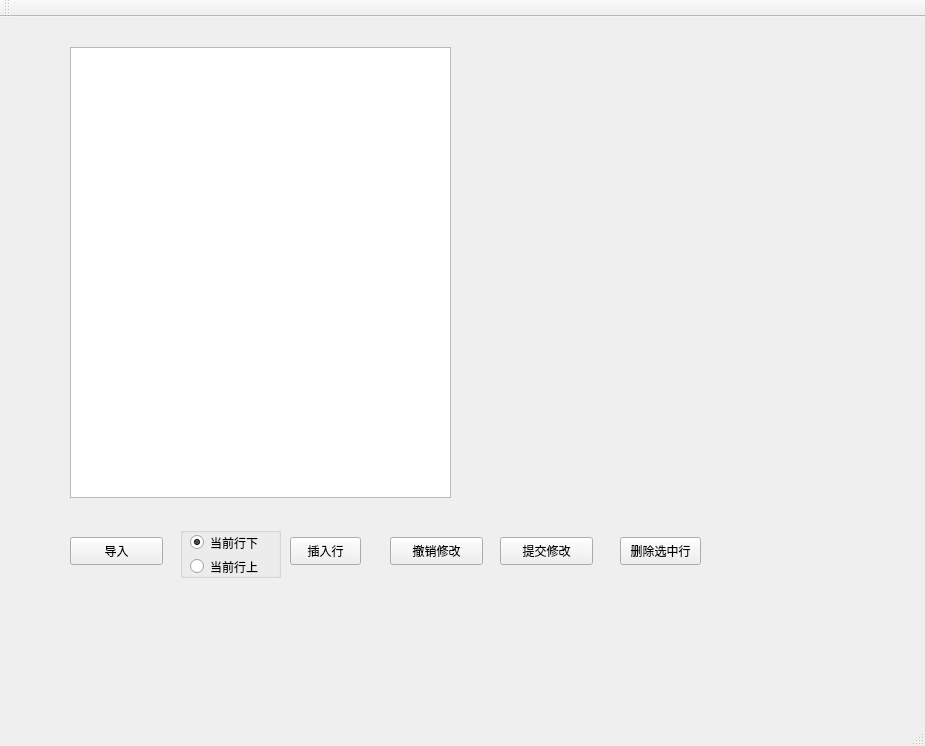
<?xml version="1.0" encoding="UTF-8"?>
<ui version="4.0">
 <class>FlyEditClass</class>
 <widget class="QMainWindow" name="FlyEditClass">
  <property name="geometry">
   <rect>
    <x>0</x>
    <y>0</y>
    <width>925</width>
    <height>746</height>
   </rect>
  </property>
  <property name="windowTitle">
   <string>FlyEdit</string>
  </property>
  <widget class="QWidget" name="centralWidget">
   <widget class="QPushButton" name="pushButton_Import">
    <property name="geometry">
     <rect>
      <x>70</x>
      <y>520</y>
      <width>93</width>
      <height>28</height>
     </rect>
    </property>
    <property name="text">
     <string>导入</string>
    </property>
   </widget>
   <widget class="QTableView" name="tableView_Para1">
    <property name="geometry">
     <rect>
      <x>70</x>
      <y>30</y>
      <width>381</width>
      <height>451</height>
     </rect>
    </property>
    <property name="sizePolicy">
     <sizepolicy hsizetype="Expanding" vsizetype="Expanding">
      <horstretch>0</horstretch>
      <verstretch>0</verstretch>
     </sizepolicy>
    </property>
    <property name="dragEnabled">
     <bool>false</bool>
    </property>
   </widget>
   <widget class="QPushButton" name="pushButton_Submit">
    <property name="geometry">
     <rect>
      <x>500</x>
      <y>520</y>
      <width>93</width>
      <height>28</height>
     </rect>
    </property>
    <property name="text">
     <string>提交修改</string>
    </property>
   </widget>
   <widget class="QPushButton" name="pushButton_ReMod">
    <property name="geometry">
     <rect>
      <x>390</x>
      <y>520</y>
      <width>93</width>
      <height>28</height>
     </rect>
    </property>
    <property name="text">
     <string>撤销修改</string>
    </property>
   </widget>
   <widget class="QPushButton" name="pushButton_InsRow">
    <property name="geometry">
     <rect>
      <x>290</x>
      <y>520</y>
      <width>71</width>
      <height>28</height>
     </rect>
    </property>
    <property name="text">
     <string>插入行</string>
    </property>
   </widget>
   <widget class="QGroupBox" name="groupBox">
    <property name="geometry">
     <rect>
      <x>180</x>
      <y>510</y>
      <width>101</width>
      <height>51</height>
     </rect>
    </property>
    <property name="title">
     <string/>
    </property>
    <widget class="QRadioButton" name="radioButton_Down">
     <property name="geometry">
      <rect>
       <x>10</x>
       <y>6</y>
       <width>81</width>
       <height>19</height>
      </rect>
     </property>
     <property name="text">
      <string>当前行下</string>
     </property>
     <property name="checked">
      <bool>true</bool>
     </property>
    </widget>
    <widget class="QRadioButton" name="radioButton_Up">
     <property name="geometry">
      <rect>
       <x>10</x>
       <y>30</y>
       <width>81</width>
       <height>19</height>
      </rect>
     </property>
     <property name="text">
      <string>当前行上</string>
     </property>
    </widget>
   </widget>
   <widget class="QPushButton" name="pushButton_DeleRow">
    <property name="geometry">
     <rect>
      <x>620</x>
      <y>520</y>
      <width>81</width>
      <height>28</height>
     </rect>
    </property>
    <property name="text">
     <string>删除选中行</string>
    </property>
   </widget>
  </widget>
  <widget class="QMenuBar" name="menuBar">
   <property name="geometry">
    <rect>
     <x>0</x>
     <y>0</y>
     <width>925</width>
     <height>26</height>
    </rect>
   </property>
  </widget>
  <widget class="QToolBar" name="mainToolBar">
   <attribute name="toolBarArea">
    <enum>TopToolBarArea</enum>
   </attribute>
   <attribute name="toolBarBreak">
    <bool>false</bool>
   </attribute>
  </widget>
  <widget class="QStatusBar" name="statusBar"/>
 </widget>
 <layoutdefault spacing="6" margin="11"/>
 <resources>
  <include location="flyedit.qrc"/>
 </resources>
 <connections/>
</ui>
